Frame 1 (no input): blank canvas, image omitted
Frame 60 (the mouse pressed at the canvas centre just before this capture): blank canvas, image omitted
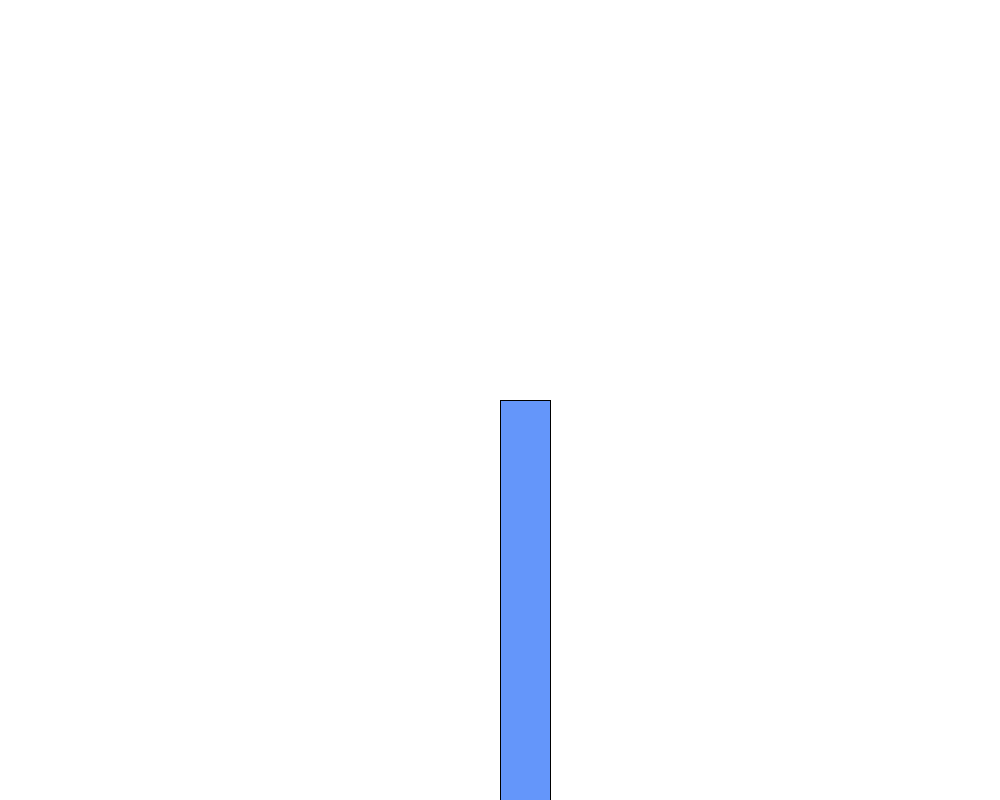
Frame 120 (the mouse held since frame 60 and released just before this capture)

The Processing sketch whose frames 1 and 60 were blank and that drew this single picture after the mouse press (run headless with seeded random() and noise(); from frame 60 on, the mouse is pressed at the canvas centre):

// Processing sketch: Array_nD___Ecualizador
// ── Array_nD___Ecualizador.pde
float[] barras;
int cant = 20;

void setup(){
size(1000, 800);
background(255);

barras = new float[cant];
  
}

void draw(){
  background(255);
  
  float x = 0;

  int anchoBarras = width/cant;
  
  for(int i=0; i<cant; i++){
    x = i*anchoBarras;
    fill(#6496FA);
    rect(i * anchoBarras, height - barras[i], anchoBarras, barras[i]);
  }
    
  if (mousePressed) {
   int indice = mouseX / anchoBarras;
  
   if (indice >= 0 && indice < cant) {
    barras[indice] = constrain(height - mouseY, 0, height);
  }
  }
  
}
